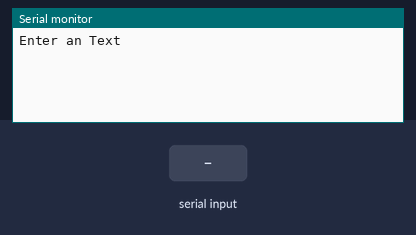
The sketch below on a simulated Arduino Uno, built with avr-gcc and run on an emulated ATmega328P. Shown: the last lines printed to the serial monitor. The test bench sets the inputs (shaded band).

Above: at 1.2 s.
1.3 s: "1" received over Serial
At 2.7 s:
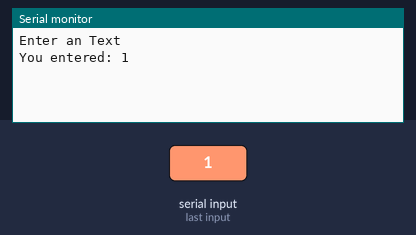
3.8 s: "0" received over Serial
At 5.2 s:
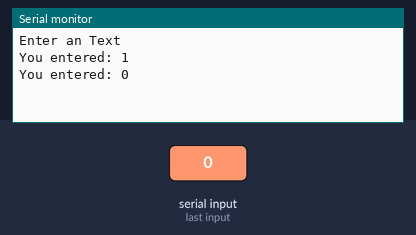
5.3 s: "2" received over Serial
At 6.9 s:
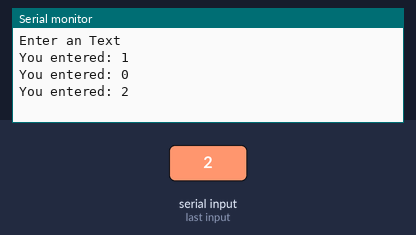

Measured:
- after the input at 1.3 s, the serial monitor: prints a new line after 1.0 s (image 1)
- after the input at 3.8 s, the serial monitor: prints a new line after 1.0 s (image 2)
- after the input at 5.3 s, the serial monitor: prints a new line after 1.0 s (image 3)

The sketch:

powerful_bojo_turing1__1_.ino
```cpp
// C++ code
//
void setup()
{
  Serial.begin(9600);
  Serial.println("Enter an Text");
}

void loop()
{
 if (Serial.available() > 0){
  String text = Serial.readString();
  Serial.print("You entered: ");
  Serial.println(text);
  }
}
```
